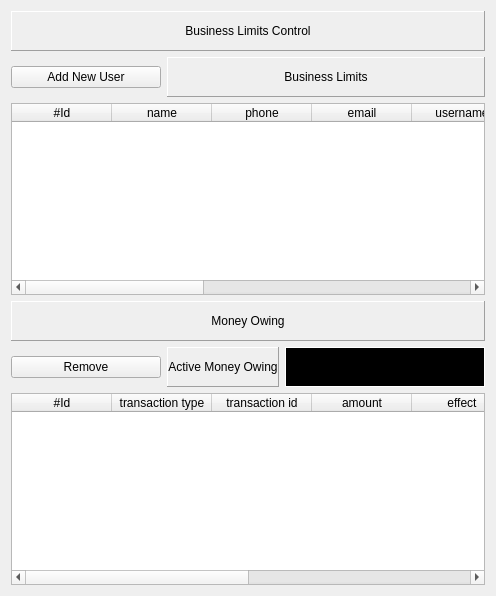
        <widget class="QWidget" name="csh08_credit_active">
         <layout class="QVBoxLayout" name="verticalLayout_18">
          <item>
           <widget class="QLabel" name="label_182">
            <property name="minimumSize">
             <size>
              <width>0</width>
              <height>40</height>
             </size>
            </property>
            <property name="styleSheet">
             <string notr="true"/>
            </property>
            <property name="frameShape">
             <enum>QFrame::Panel</enum>
            </property>
            <property name="frameShadow">
             <enum>QFrame::Raised</enum>
            </property>
            <property name="text">
             <string>Business Limits Control</string>
            </property>
            <property name="alignment">
             <set>Qt::AlignCenter</set>
            </property>
           </widget>
          </item>
          <item>
           <layout class="QHBoxLayout" name="horizontalLayout_29">
            <item>
             <widget class="QPushButton" name="add_customer_5">
              <property name="minimumSize">
               <size>
                <width>150</width>
                <height>0</height>
               </size>
              </property>
              <property name="maximumSize">
               <size>
                <width>150</width>
                <height>16777215</height>
               </size>
              </property>
              <property name="text">
               <string>Add New User</string>
              </property>
              <property name="icon">
               <iconset>
                <normaloff>:/finishing/add.png</normaloff>:/finishing/add.png</iconset>
              </property>
              <property name="iconSize">
               <size>
                <width>32</width>
                <height>32</height>
               </size>
              </property>
             </widget>
            </item>
            <item>
             <widget class="QLabel" name="label_183">
              <property name="minimumSize">
               <size>
                <width>0</width>
                <height>40</height>
               </size>
              </property>
              <property name="styleSheet">
               <string notr="true"/>
              </property>
              <property name="frameShape">
               <enum>QFrame::Panel</enum>
              </property>
              <property name="frameShadow">
               <enum>QFrame::Raised</enum>
              </property>
              <property name="text">
               <string>Business Limits</string>
              </property>
              <property name="alignment">
               <set>Qt::AlignCenter</set>
              </property>
             </widget>
            </item>
           </layout>
          </item>
          <item>
           <widget class="QTableWidget" name="tw_active_cashiers_4">
            <column>
             <property name="text">
              <string>#Id</string>
             </property>
            </column>
            <column>
             <property name="text">
              <string>name</string>
             </property>
            </column>
            <column>
             <property name="text">
              <string>phone</string>
             </property>
            </column>
            <column>
             <property name="text">
              <string>email</string>
             </property>
            </column>
            <column>
             <property name="text">
              <string>username</string>
             </property>
            </column>
            <column>
             <property name="text">
              <string>description</string>
             </property>
            </column>
            <column>
             <property name="text">
              <string>status</string>
             </property>
            </column>
            <column>
             <property name="text">
              <string>managed on</string>
             </property>
            </column>
            <column>
             <property name="text">
              <string>managed by</string>
             </property>
            </column>
            <column>
             <property name="text">
              <string>View/Edit</string>
             </property>
            </column>
           </widget>
          </item>
          <item>
           <widget class="QLabel" name="label_186">
            <property name="minimumSize">
             <size>
              <width>0</width>
              <height>40</height>
             </size>
            </property>
            <property name="styleSheet">
             <string notr="true"/>
            </property>
            <property name="frameShape">
             <enum>QFrame::Panel</enum>
            </property>
            <property name="frameShadow">
             <enum>QFrame::Raised</enum>
            </property>
            <property name="text">
             <string>Money Owing</string>
            </property>
            <property name="alignment">
             <set>Qt::AlignCenter</set>
            </property>
           </widget>
          </item>
          <item>
           <layout class="QHBoxLayout" name="horizontalLayout_32">
            <item>
             <widget class="QPushButton" name="btn_add_cash_manager_2">
              <property name="minimumSize">
               <size>
                <width>150</width>
                <height>0</height>
               </size>
              </property>
              <property name="maximumSize">
               <size>
                <width>150</width>
                <height>16777215</height>
               </size>
              </property>
              <property name="text">
               <string>Remove</string>
              </property>
              <property name="icon">
               <iconset>
                <normaloff>:/finishing/add.png</normaloff>:/finishing/add.png</iconset>
              </property>
              <property name="iconSize">
               <size>
                <width>32</width>
                <height>32</height>
               </size>
              </property>
             </widget>
            </item>
            <item>
             <widget class="QLabel" name="label_187">
              <property name="minimumSize">
               <size>
                <width>0</width>
                <height>40</height>
               </size>
              </property>
              <property name="styleSheet">
               <string notr="true"/>
              </property>
              <property name="frameShape">
               <enum>QFrame::Panel</enum>
              </property>
              <property name="frameShadow">
               <enum>QFrame::Raised</enum>
              </property>
              <property name="text">
               <string>Active Money Owing</string>
              </property>
              <property name="alignment">
               <set>Qt::AlignCenter</set>
              </property>
             </widget>
            </item>
            <item>
             <widget class="QLabel" name="lbl_money_owing_active">
              <property name="minimumSize">
               <size>
                <width>200</width>
                <height>0</height>
               </size>
              </property>
              <property name="maximumSize">
               <size>
                <width>200</width>
                <height>16777215</height>
               </size>
              </property>
              <property name="styleSheet">
               <string notr="true">background-color: rgb(0, 0, 0);
color: rgb(255, 255, 255);
font: 75 12pt &quot;Arial&quot;;</string>
              </property>
              <property name="frameShape">
               <enum>QFrame::Panel</enum>
              </property>
              <property name="frameShadow">
               <enum>QFrame::Plain</enum>
              </property>
              <property name="text">
               <string/>
              </property>
             </widget>
            </item>
           </layout>
          </item>
          <item>
           <widget class="QTableWidget" name="tw_money_owing_active">
            <column>
             <property name="text">
              <string>#Id</string>
             </property>
            </column>
            <column>
             <property name="text">
              <string>transaction type</string>
             </property>
            </column>
            <column>
             <property name="text">
              <string>transaction id</string>
             </property>
            </column>
            <column>
             <property name="text">
              <string>amount</string>
             </property>
            </column>
            <column>
             <property name="text">
              <string>effect</string>
             </property>
            </column>
            <column>
             <property name="text">
              <string>Payment Date</string>
             </property>
            </column>
            <column>
             <property name="text">
              <string>Status</string>
             </property>
            </column>
            <column>
             <property name="text">
              <string>View/Edit</string>
             </property>
            </column>
           </widget>
          </item>
         </layout>
        </widget>
